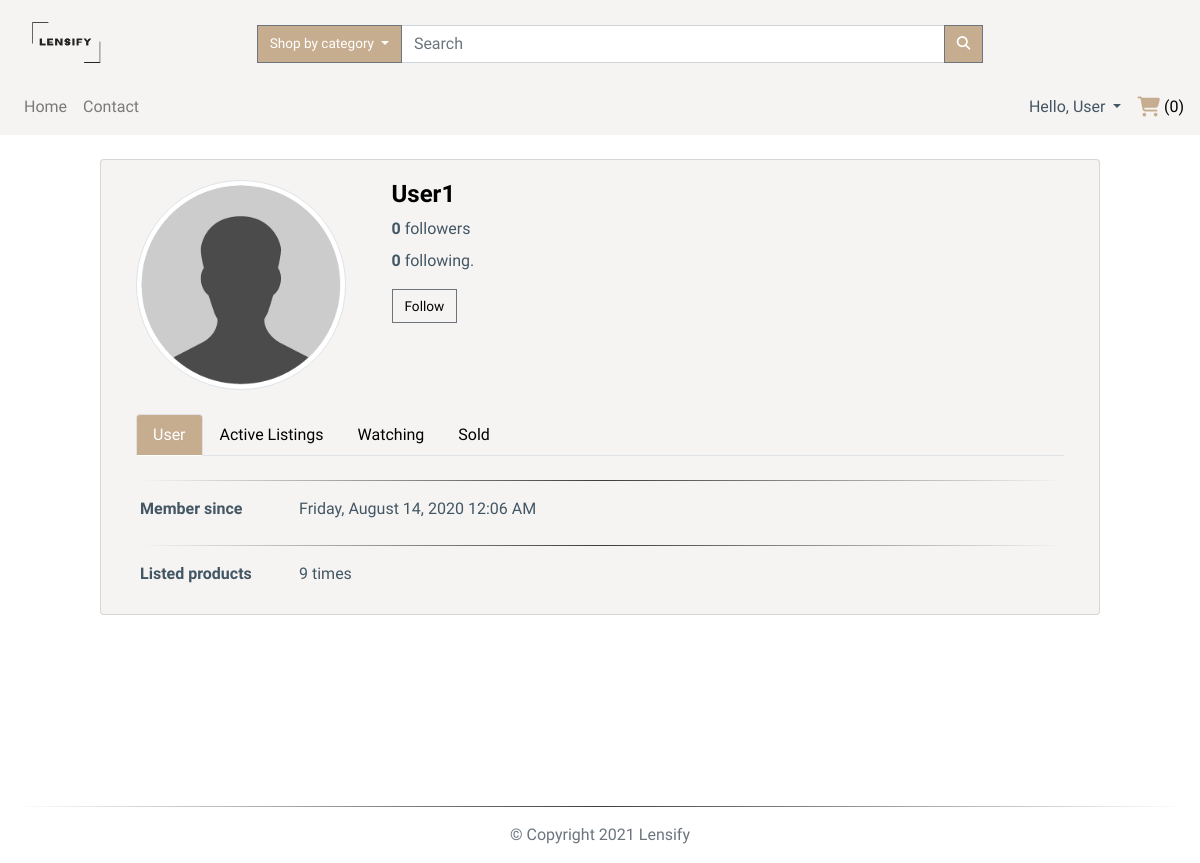
Screenshot of /profile/user1 (signed in) with the database file from the repository.
### app/models.py (models this page shows, shortened)
class TimestampMixin(object):
    created_at = db.Column(db.DateTime, nullable=False,
                           default=datetime.utcnow)
    updated_at = db.Column(db.DateTime, onupdate=datetime.utcnow)

class User(db.Model, TimestampMixin, UserMixin):
    __tablename__ = "users"
    id = db.Column(db.Integer, primary_key=True)
    first_name = db.Column(db.String(50), nullable=False)
    last_name = db.Column(db.String(50), nullable=False)
    username = db.Column(db.String(50), unique=True, nullable=False)
    email = db.Column(db.String(115), unique=True, nullable=False)
    image_file = db.Column(db.String(80), nullable=False,
                           default="default.jpg")
    password_hash = db.Column(db.String(60), nullable=False)
    items_for_sale = db.relationship(
        "ItemForSale", backref="seller", lazy="dynamic")
    orders = db.relationship("Order", backref="buyer", lazy=True)
    address = db.relationship(
        "Address", secondary="user_addresses", backref="user", lazy="dynamic"
    )
    followed = db.relationship(
        "User", secondary=followers,
        primaryjoin=(followers.c.follower_id == id),
        secondaryjoin=(followers.c.followed_id == id),
        backref=db.backref("followers", lazy="dynamic"), lazy="dynamic")
    reviewed = db.relationship(
        "Review", backref="user_reviewed", primaryjoin=(Review.user_reviewed_id == id), lazy="dynamic"
    )
    reviewer = db.relationship(
        "Review", backref="user_reviewer", primaryjoin=(Review.user_reviewer_id == id), lazy="dynamic"
    )
    def is_following(self, user):
        return self.followed.filter(
            followers.c.followed_id == user.id).count() > 0
    def followed_items(self):
        return ItemForSale.query.join(
            followers, (followers.c.followed_id == ItemForSale.seller_id)).filter(
                followers.c.follower_id == self.id).filter(ItemForSale.sold == False).order_by(
                    ItemForSale.id.desc())

### app/routes.py (the view)
@app.route("/profile/<username>", methods=["GET"])
@login_required
def user(username):
    page = request.args.get('page', 1, type=int)
    user = User.query.filter_by(username=username).first_or_404()
    rate = db.session.query(func.avg(Review.rating).label(
        'average')).filter(Review.user_reviewed_id == user.id)
    if rate[0].average:
        avg = round(rate[0].average, 2)
    else:
        avg = 0
    items_following = current_user.followed_items().paginate(
        page, app.config['LISTINGS_PER_PAGE'], False)
    next_url_following = url_for('user', username=username, page=items_following.next_num) \
        if items_following.has_next else None
    prev_url_following = url_for('user', username=username, page=items_following.prev_num) \
        if items_following.has_prev else None
    user_items_count = ItemForSale.query.filter_by(seller=user).count()
    user_items_sold = ItemForSale.query.filter_by(
        sold=True, seller=current_user).order_by(ItemForSale.id.desc()).paginate(
        page, app.config['LISTINGS_PER_PAGE'], False)
    next_url_sold = url_for('user', username=username, page=user_items_sold.next_num) \
        if items_following.has_next else None
    prev_url_sold = url_for('user', username=username, page=user_items_sold.prev_num) \
        if items_following.has_prev else None
    user_items_active = ItemForSale.query.filter_by(
        seller=user, sold=False).order_by(ItemForSale.id.desc()).paginate(
        page, app.config['LISTINGS_PER_PAGE'], False)
    next_url_active = url_for('user', username=username, page=user_items_active.next_num) \
        if items_following.has_next else None
    prev_url_active = url_for('user', username=username, page=user_items_active.prev_num) \
        if items_following.has_prev else None
    return render_template("user.html", title="Account", user=user, user_items_active=user_items_active.items,
                           user_items_count=user_items_count, user_items_sold=user_items_sold.items,
                           items_following=items_following.items, page_num=items_following.iter_pages(),
                           page_num1=user_items_sold.iter_pages(), page_num2=user_items_active.iter_pages(),
                           page=page, next_url_active=next_url_active, prev_url_active=prev_url_active,
                           next_url_following=next_url_following, prev_url_following=prev_url_following,
                           next_url_sold=next_url_sold, prev_url_sold=prev_url_sold, average=avg)

### app/models.py (called while the page is built)
@login_manager.user_loader
def load_user(user_id):
    return User.query.get(int(user_id))

### app/routes.py (called while the page is built)
@app.before_request
def before_request():
    if current_user.is_authenticated:
        current_user.updated_at = datetime.utcnow()
        db.session.commit()

@app.context_processor
def inject_categories():
    categories = Category.query.join(
        ItemForSale, (Category.id == ItemForSale.category_id)).filter(ItemForSale.sold == False).all()
    return dict(categories=categories)

### app/templates/user.html (shortened to what this page needs)
{% extends "layout.html" %}
{%block app_content%}
<div id="profile-page">
  <div class="row mt-4 mb-4">
    <div class="card custom-bg col-12 col-md-10 mx-auto">
      <div class="card-body">
        <div class="card-title mb-4">
          <div class="row justify-content-start">
            <div class="image-container col-5 col-md-3">
              <div class="image">
                <img src="{{url_for('static', filename='img/profile/' + user.image_file)}}" id="imgProfile"
                  class="img-thumbnail rounded-circle" />
              </div>
            </div>
            <div class="userData col-5 ml-3">
              <h2 class="d-block">
                <a href="#">{{ user.username.capitalize() }}</a>
              </h2>
              <p class="mb-2">
                <span class="font-weight-bold">
                  {{ user.followers.count() }}
                </span>
                followers
              </p>
              <p>
                <span class="font-weight-bold">
                  {{ user.followed.count() }}
                </span>
                following.
              </p>
              {% if not current_user.is_following(user) %}
              <p>
                <a class="btn btn-outline-secondary no-radius"
                  href="{{ url_for('follow', username=user.username) }}">Follow</a>
              </p>
              {% else %}
              <p>
                <a class="btn btn-outline-secondary no-radius"
                  href="{{ url_for('unfollow', username=user.username) }}">Unfollow</a>
              </p>
              {% endif %}
            </div>
          </div>
        </div>
        <div class="row">
          <div class="col-12">
            <ul class="nav nav-tabs mb-4" id="myTab" role="tablist">
              <li class="nav-item active">
                <a class="nav-link active" id="basic-info-tab" data-toggle="tab" href="#basic-info" role="tab"
                  aria-controls="basic-info" aria-selected="true">User</a>
              </li>
              <li class="nav-item">
                <a class="nav-link" id="live-items-tab" data-toggle="tab" href="#live-items" role="tab"
                  aria-controls="live-items" aria-selected="false">Active Listings</a>
              </li>
              {% if current_user.id == user.id %}
              <li class="nav-item active">
                <a class="nav-link" id="following-tab" data-toggle="tab" href="#following" role="tab"
                  aria-controls="edit-info" aria-selected="false">Watching</a>
              </li>
              <li class="nav-item">
                <a class="nav-link" id="sold-items-tab" data-toggle="tab" href="#sold-items" role="tab"
                  aria-controls="sold-items" aria-selected="false">Sold</a>
              </li>
              {%endif%}
            </ul>
            <div class="tab-content ml-1" id="tabContent">
              <div class="tab-pane fade show active" id="basic-info" role="tabpanel" aria-labelledby="basic-info-tab">
                <hr>
                <div class="row">
                  <div class="col-sm-3 col-md-2 col-5">
                    <label ">Member since</label>
                    </div>
                    <div class=" col-md-8 col-6">
                      {{ moment(user.created_at).format('LLLL') }}
                  </div>
                </div>
                <hr>
                <div class="row">
                  <div class="col-sm-3 col-md-2 col-5">
                    <label ">Listed products</label>
                    </div>
                    <div class=" col-md-8 col-6">
                      {{ user_items_count }} times
                  </div>
                </div>
              </div>
            </div>
          </div>
        </div>
      </div>
    </div>
  </div>
</div>
{% endblock app_content %}

### app/templates/layout.html (shortened to what this page needs)
{% extends "bootstrap/base.html" %}
{% block styles %}
<link rel="stylesheet" href="https://stackpath.bootstrapcdn.com/bootstrap/4.5.0/css/bootstrap.min.css"
>
<link rel="stylesheet" href="https://cdnjs.cloudflare.com/ajax/libs/animate.css/3.7.0/animate.css" />
<link rel="stylesheet" href="{{url_for('.static', filename='css/styles.css')}}" />
{% endblock styles %}
{% block body %}
{% block navbar %}
<nav class="navbar navbar-expand-lg navbar-light custom-bg">
  <a href="{{url_for('index')}}" class="col-4 col-md-2 logo-container">
    <img class="navbar-brand img-fluid mt-2" src="{{url_for('.static', filename='img/logo.png')}}" alt="logo" />
  </a>
  <div class="collapse navbar-collapse pt-2 col-12 col-lg-9" id="search">
    <form class="form-inline col-12 input-group" method='POST' action="{{ url_for('search') }}">
      <div class="dropdown ml-3 input-group-append">
        <button class="btn btn-secondary dropdown-toggle no-radius" type="button" id="dropdownMenuButton"
          data-toggle="dropdown" aria-haspopup="true" aria-expanded="false">
          Shop by category
        </button>
      </div>
      <input class="form-control col-8 input-group-append" type="search" placeholder="Search" aria-label="Search" name="search" >
      <div class="input-group-append">
        <button class="btn btn-secondary no-radius" type="submit">
          <i class="fas fa-search"></i>
        </button>
      </div>
    </form>
  </div>
</nav>
<nav class="navbar navbar-expand-lg navbar-light custom-bg py-0">
  <div id="links" class="collapse navbar-collapse py-2">
    <div class="navbar-nav text-center">
      <a class="nav-item nav-link" href="{{url_for('index')}}">Home</a>
      <a class="nav-item nav-link" href="{{url_for('contact')}}">Contact</a>
    </div>
    <div class="navbar-nav ml-auto text-center">
      {% if current_user.is_authenticated %}
      <div class="dropdown">
        <a class="dropdown-toggle" type="button" id="dropdownMenuButton" data-toggle="dropdown" aria-haspopup="true"
          aria-expanded="false">
          Hello, {{current_user.first_name.capitalize()}}
        </a>
      </div>
      <div class="ml-3 text-center d-none d-lg-block" id="cart">
        <a href="{{url_for('cart')}}">
          <i class="fas fa-shopping-cart fa-lg"></i> ({{session['cart']|length}})
        </a>
      </div>
      {%else%}
      <a class="nav-item nav-link mr-2" href="{{url_for('login')}}">Login</a>
      <a class="nav-item nav-link" href="{{url_for('register')}}">Register</a>
      {%endif%}
    </div>
  </div>
</nav>
{% endblock navbar%}
{% block content %}
<main class="my-auto">
  <div class="container-fluid">
    {% block app_content %} {% endblock app_content %}
  </div>
</main>
{% endblock content%}
<footer class="footer navbar-fixed-bottom">
  <div class="container-fluid">
    <hr>
    <p class="text-muted pb-3 text-center">
      &copy;
      Copyright
      Lensify
    </p>
  </div>
</footer>
{% endblock body %}

### app/static/css/styles.css (style rules this page uses)
:root { --main-color: #fff; --second-color: #425664; --third-color: #f6f4f2; --fourth-color: #c6ad8f; }
*, *::before, *::after { margin: 0; padding: 0; box-sizing: border-box; list-style: none; text-decoration: none; }
body, html { background: var(--main-color); min-height: 100vh; width: 100%; color: var(--second-color); font-family: "Raleway", sans-serif; word-break: normal; }
html { position: relative; }
.footer { position: absolute; bottom: 0; width: 100%; height: 10px; }
a { color: black; text-decoration: none; cursor: pointer; }
ul { margin: 0; }
P { word-break: normal; }
label { font-weight: bold; display: block; }
hr { border: none; height: 1px; background-image: linear-gradient( to right, rgba(0, 0, 0, 0), rgba(0, 0, 0, 0.75), rgba(0, 0, 0, 0) ); }
.btn { font-size: 85%; white-space: nowrap; }
.btn-secondary { filter: drop-shadow(5px 5px 1px rgba(0, 0, 0, 0.25)); background-color: var(--fourth-color); border-radius: 20px; color: var(--main-color); }
.no-radius { filter: none; border-radius: 0px; color: var(--main-color); }
.custom-bg { background-color: var(--third-color); }
.logo-container img { width: 70px; height: 55px; }
.fa-shopping-cart { color: var(--fourth-color); }
#profile-page .image-container .image { opacity: 1; display: block; width: 100%; height: auto; transition: 0.5s ease; backface-visibility: hidden; }
.userData h2 { font-size: 1.5rem; font-weight: bold; }
.btn-outline-secondary { color: black; }
.nav-tabs .nav-link.active { background-color: var(--fourth-color); color: var(--main-color); }

### rows the page displays
User: first_name "User", image_file (placeholder picture), username "User1", created_at "Friday, August 14, 2020 12:06 AM"

### other values shown
{{ session['cart']|length }} "0"
{{ user.followers.count() }} "0"
{{ user.followed.count() }} "0"
{{ user_items_count }} "9"
